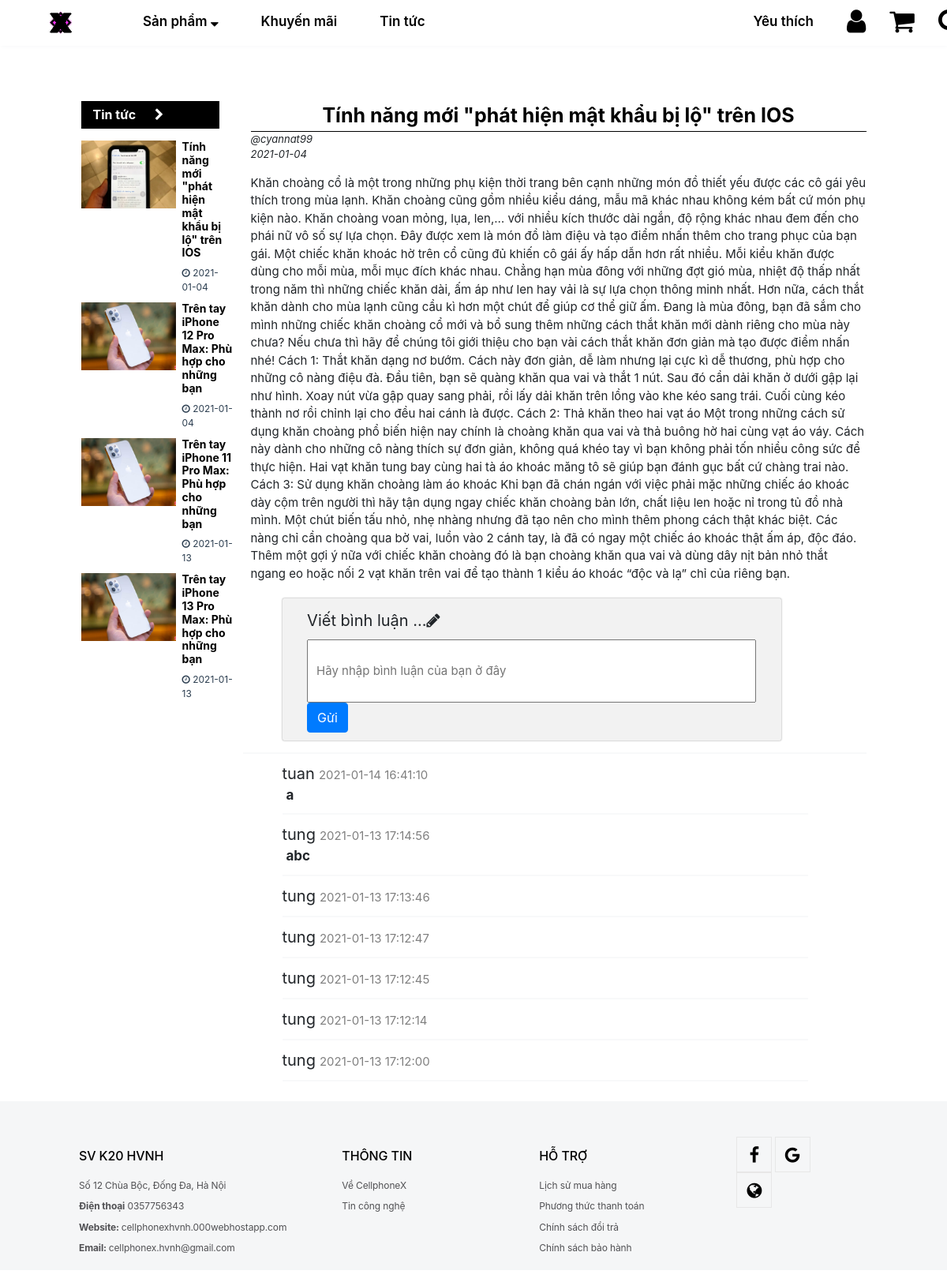
The page /chitiettintuc.php?matintuc=1 on the database its author committed.
### tables this page shows
CREATE TABLE `tbl_tin_tuc` (
  `id_tin_tuc` int(11) NOT NULL,
  `tac_gia` varchar(50) NOT NULL,
  `tieu_de` varchar(50) NOT NULL,
  `anh` varchar(255) NOT NULL,
  `noi_dung` longtext NOT NULL,
  `add_date` date NOT NULL DEFAULT current_timestamp(),
  `so_binh_luan` int(11) NOT NULL
);

CREATE TABLE `tbl_binh_luan` (
  `id_binh_luan` int(11) NOT NULL,
  `ten_khach_hang` varchar(50) NOT NULL,
  `id_tin_tuc` int(50) NOT NULL,
  `noi_dung` mediumtext NOT NULL,
  `ngay_tao` timestamp NOT NULL DEFAULT current_timestamp(),
  `ngay_sua` timestamp NOT NULL DEFAULT current_timestamp()
);

### chitiettintuc.php (the view, shortened to what this page needs)
<!DOCTYPE html>
<html lang="en">
<head>
<link type="text/css" rel="stylesheet" href="bootstrap/css/bootstrap.min.css">
<link type="text/css" rel="stylesheet" href="css/style.css">
<link rel="stylesheet" type="text/css" href="css/font-awesome/css/font-awesome.min.css">
</head>
<body style="transition: 1s; overflow-x: hidden;">
<?php
	include("layout/header.php");
	require("public/ketnoi.php");
?>
<div class="row">
    <div class="col-sm-1"></div>
    <div class="col-sm-2">
    <div class="news-header">
					Tin tức <i class='fa fa-chevron-right' style="margin-left: 20px;"></i>
				</div>
    <?php
$sql="Select * FROM `tbl_tin_tuc` ORDER BY id_tin_tuc";
$result=$con->query($sql);
if($result->num_rows>0)
	{
	while($row=$result->fetch_assoc())
	{
?>
				<div class="news-content2-1">
					<a href="chitiettintuc.php?matintuc=<?php echo $row['id_tin_tuc']?>"><img id="img-news-1"  src="images/tin-tuc/<?php echo $row['anh'];?>"></a>
					<div class="news-content2-11">
						<h3 class="header-content2-1" style="font-size: 14px;"><a href="chitiettintuc.php?matintuc=<?php echo $row['id_tin_tuc']?>"><?php echo $row['tieu_de']?></a><br></h3>
						<div class="news-content-info">
							<i class="fa fa-clock-o"></i> <?php echo $row['add_date'] ?>
						</div>
					</div>
				</div>
<?php
	}
	}
?>
    </div>
<?php
$sql="select * from tbl_tin_tuc where id_tin_tuc='".$_GET['matintuc']."'";
$result=$con->query($sql);
$row=$result->fetch_assoc();
?>
	<div class="col-sm-8">
    	<div class="header-tin-tuc" style="text-align:center;border-bottom: 1px solid black; "><?php echo $row['tieu_de']?></div>
    	<div style="font-size: 13px; font-style: italic;margin-left:10px;">@<?php echo $row['tac_gia'];?></div>
    	<div style="font-size: 13px; font-style: italic;margin: 0 0 15px 10px;"><?php echo $row['add_date'];?></div>
    	<div style="font-size: 15px;margin-left:10px;"><?php echo $row['noi_dung'];?></div>
		<form action="xlbinhluan.php" method="POST">
		<div class="binh-luan-group">
        	<p id="binh-luan-label">Viết bình luận ...<i class="fa fa-pencil"></i></p>
			<input type="text" id="comment-box" name="noi_dung" placeholder="Hãy nhập bình luận của bạn ở đây"> </input>
			<button type="submit"  class="btn btn-primary" style="margin: 0 0 10px 5%;">Gửi</button>
		</div>
		</form>
		<div style="margin: 15px 0 10px 0;width: 100%;border-bottom: 2px solid var(--light);"></div>
<?php
$sql="select * from tbl_binh_luan where id_tin_tuc='".$_GET['matintuc']."' order by ngay_tao DESC";
$result=$con->query($sql);
if($result->num_rows>0)
	{
	while($row=$result->fetch_assoc())
	{
?>
		<div class="hien-thi-binh-luan">
			<div class="hien-thi-ten"><?php echo $row['ten_khach_hang']?><span class="hien-thi-ngay"><?php echo $row['ngay_tao']?></span></div>
			<div class="hien-thi-noi-dung" value= null><?php echo $row['noi_dung']?></div>
			<div style="margin: 10px 0 10px 0;width: 90%;border-bottom: 2px solid var(--light);"></div>
		</div>
<?php
	}
	}
?>
	</div>
</div>
<?php
	include("layout/footer.php");
?>
</body>
</html>

### css/style.css (style rules this page uses)
a { cursor: pointer; }
p { line-height: 1.33; text-align: justify; }
:root { --maingray: #95a5a6; --blue: #3498db; --mainblue: #2980b9; --cloud: #ecf0f1; }
.news-header { font-size: 16px; color: white; background-color: black; padding: 5px 15px; font-weight: bold; height: 35px; margin-bottom: 15px; }
.news-content2-1 { display: flex; margin: 10px 0 10px 0; }
.news-content2-1 a { text-decoration: none; }
#img-news-1 { width: 120px; height: 85.8px; }
.header-content2-1 { font-size: 14px; width: 100%; margin: 0 10px 8px 8px; color: black; }
.news-content2-11 { display: flex; flex-direction: column; }
.news-content-info { width: 100%; margin: 0 0 0 8px; }
.header-content2-1 a { color: black; font-weight: bold; }
.news-content-info { font-size: 12px; color: #2c3e50; text-transform: uppercase; }
.header-tin-tuc { color: black; font-size: 25px; margin: 0 0 0 10px; font-weight: bold; }
.binh-luan-group { width: 80%; margin: 20px 0 0 50px; background-color: #f2f2f2; box-shadow: 0px 0px 2px rgba(0, 0, 0, 0.5); border-radius: 2px; }
#comment-box { width: 90%; height: 80px; padding-left: 10px; margin: 0 5% 0 5% ; font-size: 15px; resize: vertical; overflow: hidden; }
#binh-luan-label { font-size: 20px; margin: 15px 0 10px 5%; padding-top: 15px; }
.hien-thi-binh-luan { margin: 10px 0 0 50px; }
.hien-thi-ten { font-size: 20px; }
.hien-thi-ngay { margin-left: 5px; font-size: 15px; color: gray; }
.hien-thi-noi-dung { margin-left: 5px; font-size: 17px; font-weight: bold; }
.btn { margin: 15px 0 5px 0; }

### rows shown on the page
tbl_tin_tuc: anh (picture), tieu_de "Tính năng mới \"phát hiện mật khẩu bị lộ\" trên IOS", add_date "2021-01-04", tac_gia "cyannat99", noi_dung "Khăn choàng cổ là một trong những phụ kiện thời trang bên cạnh những món đồ thiết yếu được các cô gái yêu thích trong mùa lạnh. Khăn choàng cũng gồm nhiều kiểu dáng, mẫu mã khác nhau không kém bất cứ món phụ kiện nào. Khăn choàng voan mỏng, lụa, len,… với nhiều kích thước dài ngắn, độ rộng khác nhau đem đến cho phái nữ vô số sự lựa chọn. Đây được xem là món đồ làm điệu và tạo điểm nhấn thêm cho trang phục của bạn gái. Một chiếc khăn khoác hờ trên cổ cũng đủ khiến cô gái ấy hấp dẫn hơn rất nhiều. Mỗi kiểu khăn được dùng cho mỗi mùa, mỗi mục đích khác nhau. Chẳng hạn mùa đông với những đợt gió mùa, nhiệt độ thấp nhất trong năm thì những chiếc khăn dài, ấm áp như len hay vải là sự lựa chọn…"
tbl_tin_tuc: anh (picture), tieu_de "Trên tay iPhone 12 Pro Max: Phù hợp cho những bạn", add_date "2021-01-04"
tbl_tin_tuc: anh (picture), tieu_de "Trên tay iPhone 11 Pro Max: Phù hợp cho những bạn", add_date "2021-01-13"
tbl_tin_tuc: anh (picture), tieu_de "Trên tay iPhone 13 Pro Max: Phù hợp cho những bạn", add_date "2021-01-13"
tbl_binh_luan: ten_khach_hang "tuan", ngay_tao "2021-01-14 16:41:10", noi_dung "a"
tbl_binh_luan: ten_khach_hang "tung", ngay_tao "2021-01-13 17:14:56", noi_dung "abc"
tbl_binh_luan: ten_khach_hang "tung", ngay_tao "2021-01-13 17:13:46"
tbl_binh_luan: ten_khach_hang "tung", ngay_tao "2021-01-13 17:12:47"
tbl_binh_luan: ten_khach_hang "tung", ngay_tao "2021-01-13 17:12:45"
tbl_binh_luan: ten_khach_hang "tung", ngay_tao "2021-01-13 17:12:14"
tbl_binh_luan: ten_khach_hang "tung", ngay_tao "2021-01-13 17:12:00"
